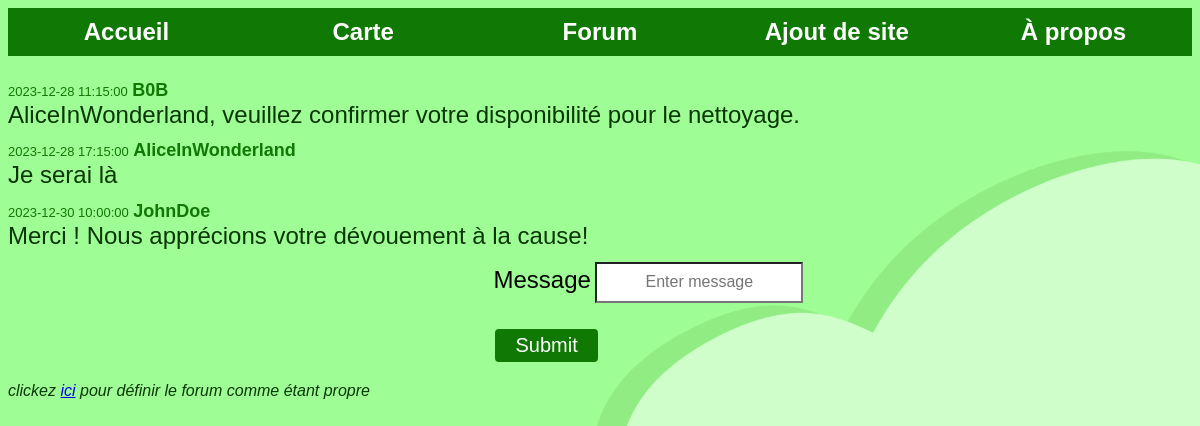
The page /forum/9 (signed in) on the database its author committed.
### tables this page shows
CREATE TABLE messages 
(   message_id INTEGER NOT NULL DEFAULT 0,
    m_datetime TEXT,
    m_text VARCHAR(1500),
    discussion_id INTEGER NOT NULL,
    username TEXT,

    PRIMARY KEY  (message_id), 
    
    FOREIGN KEY(username)
        REFERENCES users(username)
        ON DELETE CASCADE,

    FOREIGN KEY(discussion_id)
        REFERENCES discussions(discussion_id)
        ON DELETE CASCADE  );

### app.py (the view)
@app.route("/forum/<discussionid>", methods=["POST","GET"])
def forum(discussionid):
    sessionName=session.get('user_id')
    if sessionName is not None:
        if request.method == 'POST':
            message = request.form.get('message')
            tab=get_db()[1]
            username= tab.execute('SELECT username FROM users WHERE id =?',(sessionName,)).fetchone()[0]
            add_message(get_db(),message,discussionid,username)
            table=tab.execute('SELECT * FROM messages WHERE discussion_id=?',(discussionid,))
            return render_template("forum.html",discussion_id=discussionid, data=table,)
        else:
            tab=get_db()[1]
            table=tab.execute('SELECT * FROM messages WHERE discussion_id=?',(discussionid,))
            return render_template("forum.html",discussion_id=discussionid, data=table)
    else:
        afficher='Vous devez être connecté pour accéder à cette page'
        flash(afficher)
        return redirect('/login')

### app.py (called while the page is built)
def get_db():
    db = getattr(g,'_database',None)
    if db is None:
        db = g._database = sqlite3.connect(file)
        db.execute("PRAGMA foreign_keys = ON") # pour activer les dépendances FK
    cur = db.cursor()
    return db, cur

@app.teardown_appcontext
def close_connection(exception):
    db = getattr(g, '_database', None)
    if db is not None:
        db.close()

### templates/forum.html (shortened to what this page needs)
{% extends 'root.html' %}
{% block content %}
    <link href="../static/css/forum.css" rel="stylesheet"/>
    <link href="../static/css/root.css" rel="stylesheet"/>
<div>
    {% for message in data %}
    <tr>
        <div>
        <td> <font size="-1" color="#0f7904">{{message[1]}}</font></td>
        <td> <b><font size = "+1" color="#0f7904">{{message[4]}}</font></b></td></br>
        <td> <font size="+2">{{message[2]}}</font></td>
    </div>
    </tr>
    {% endfor %}
</div>
<form method ="POST">
    <div class="form-group">
        <label for="message">Message</label>
        <input type="text" class="form-control" id="message" name="message" placeholder="Enter message"/>
    </div>
    <br/>
    <button type="submit" class ="btn btn-primary">Submit</button>
</form>
<p>
   <i> clickez <a href="/clean/{{discussion_id}}"> ici</a> pour définir le forum comme étant propre</i>
</p>
{% endblock %}

### static/css/root.css (style rules this page uses)
body { background-color: #9ffd95; background-image: url("/static/photos/background.png"); background-size: cover; font-family: sans-serif; color:#093604; }
button { border: none; border-radius: 4px; background-color: #0f7904;; color: white; text-align: center; text-decoration: none; display: inline-block; font-size: 125%; margin: 4px 2px; padding: 5px 20px; cursor: pointer; transition: .2s }
input { font-family: sans-serif; }

### static/css/forum.css (style rules this page uses)
button { border: none; border-radius: 4px; background-color: #0f7904;; color: white; text-align: center; text-decoration: none; display: inline-block; font-size: 16px; margin: 4px 2px; padding: 5px 20px; cursor: pointer; transition: .2s }
form { top: 100%; left: 50%; width: 30%; height: 18%; margin-left: -9%; position: relative; }
label { color: #000000; font-size:x-large; }
input { color: #000000; background-color:#ffffff; font-family: sans-serif; font-size: 100%; text-align:center; width: 200px; height: 35px; }
div { margin-bottom: 1%; }

### rows shown on the page
messages: m_datetime "2023-12-28 11:15:00", username "B0B", m_text "AliceInWonderland, veuillez confirmer votre disponibilité pour le nettoyage."
messages: m_datetime "2023-12-28 17:15:00", username "AliceInWonderland", m_text "Je serai là"
messages: m_datetime "2023-12-30 10:00:00", username "JohnDoe", m_text "Merci ! Nous apprécions votre dévouement à la cause!"
